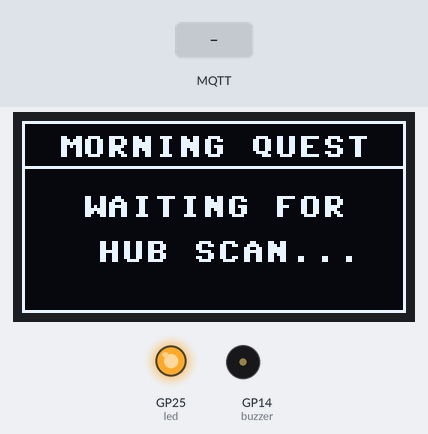
Simulated run of this program. Board: Raspberry Pi Pico running MicroPython. Parts: 128×64 one-colour display, output pins drawn as LEDs (lit = HIGH), buzzer (waves = sounding). The inputs (shaded band) are chosen by the test bench. WiFi joins after 1.5 s; no MQTT or app messages arrive unless stated; library files of the repository ran but are not shown: sh1107.py; pins used as bus, display or sensor lines are not drawn; what the program prints to the serial console is not drawn.

Above: at 2.9 s.
3.0 s: MQTT message "START" arrives on the first subscribed topic
At 3.9 s:
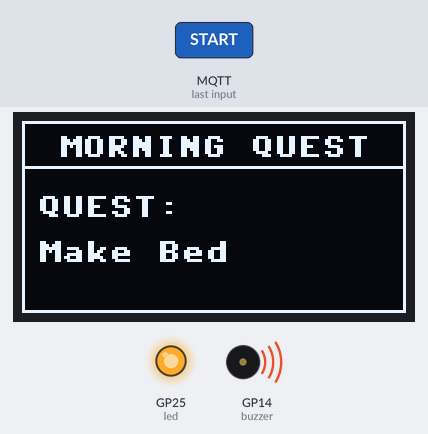
4.7 s: MQTT message "NEXT" arrives on the first subscribed topic
At 6.0 s:
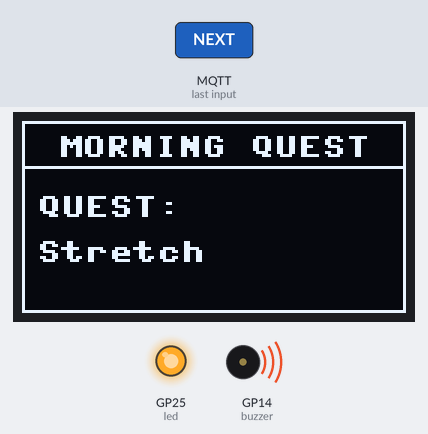
7.7 s: MQTT message "NEXT" arrives on the first subscribed topic
At 7.99 s:
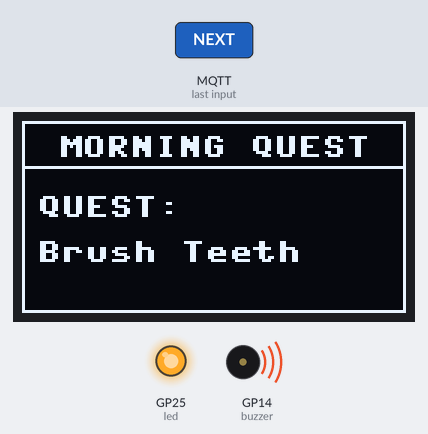
10.2 s: MQTT message "NEXT" arrives on the first subscribed topic
At 12.08 s:
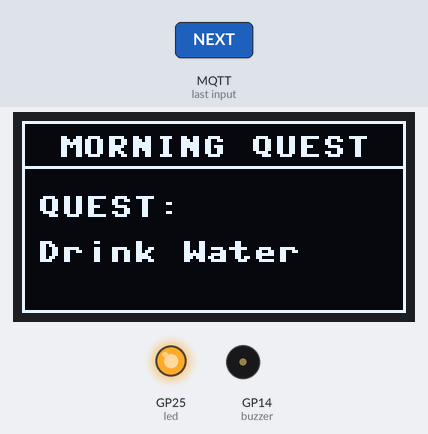
12.1 s: MQTT message "NEXT" arrives on the first subscribed topic
At 12.36 s:
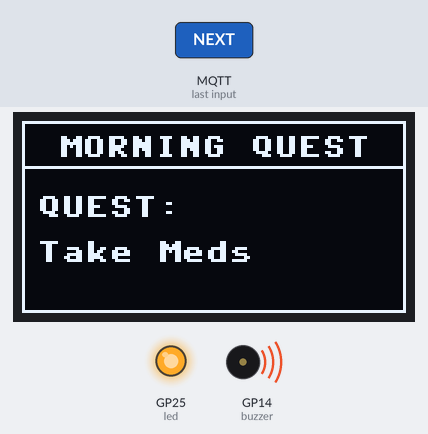
Timing chart, 0 to 15.5 s (numbered marks = the images above; inputs shaded):
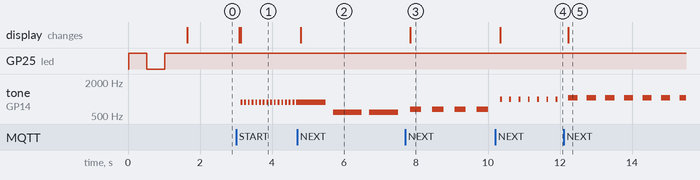

Measured:
- after the input at 3.0 s, tone on GP14 (buzzer): alternates 880 Hz for 0.05 s and silent for 0.05 s, starting after 0.13 s; the display: first changes after 0.09 s (image 1 shows a later state)
- after the input at 4.7 s, tone on GP14 (buzzer): alternates 587 Hz for 0.80 s and silent for 0.21 s, starting after 0.79 s; the display: changes after 0.10 s (image 2)
- after the input at 7.7 s, tone on GP14 (buzzer): alternates 659 Hz for 0.31 s and silent for 0.31 s, starting after 0.14 s; the display: changes after 0.14 s (image 3)
- after the input at 10.2 s, tone on GP14 (buzzer): alternates 988 Hz for 0.05 s and silent for 0.21 s, starting after 0.14 s; the display: changes after 0.14 s (image 4)
- after the input at 12.1 s, tone on GP14 (buzzer): alternates 1047 Hz for 0.26 s and silent for 0.26 s, starting after 0.13 s; the display: changes after 0.13 s (image 5)

The program:

Bracelet.py
```python
import network
import time
import machine
from sh1107 import OLED_1inch3
from umqtt.simple import MQTTClient

WIFI_SSID = "Human 4.0"
WIFI_PASS = "farid021204"
MQTT_BROKER = "172.20.10.3"
CLIENT_ID = "NudgeLoop_Bracelet"
TOPIC_SUB = b"nudgeloop/routine"

# --- HARDWARE SETUP ---
led = machine.Pin("LED", machine.Pin.OUT)

buzzer = machine.PWM(machine.Pin(14))
buzzer.duty_u16(0)


OLED = OLED_1inch3()

# --- TASK & EARCON ---
tasks = [
    {"name": "Make Bed",      "on": 50,  "off": 50,  "freq": 880},
    {"name": "Stretch",    "on": 800, "off": 200, "freq": 587},
    {"name": "Brush Teeth",     "on": 300, "off": 300, "freq": 659},
    {"name": "Drink Water",       "on": 50,  "off": 200, "freq": 988},
    {"name": "Take Meds",     "on": 250, "off": 250, "freq": 1047}
]

idx = 0
active_audio = False
is_beeping = False
last_toggle_time = time.ticks_ms()

# --- FUNCTIONS ---

def refresh_display(i):
    OLED.fill(0x0000)
    OLED.rect(0, 0, 128, 64, OLED.white)
    OLED.text("MORNING QUEST", 12, 5, OLED.white)
    OLED.line(0, 15, 128, 15, OLED.white)
    if active_audio:
        OLED.text("QUEST:", 5, 25, OLED.white)
        OLED.text(tasks[i]["name"], 5, 40, OLED.white)
    else:
        OLED.text("WAITING FOR", 20, 25, OLED.white)
        OLED.text("HUB SCAN...", 25, 40, OLED.white)
    OLED.show()

def update_buzzer():
    global last_toggle_time, is_beeping

    if not active_audio:
        buzzer.duty_u16(0)
        return

    current_task = tasks[idx]
    now = time.ticks_ms()
    wait_time = current_task["on"] if is_beeping else current_task["off"]

    if time.ticks_diff(now, last_toggle_time) > wait_time:
        is_beeping = not is_beeping
        last_toggle_time = now

        if is_beeping:
            buzzer.freq(current_task["freq"])
            buzzer.duty_u16(2000)
        else:
            buzzer.duty_u16(0)

def sub_cb(topic, msg):
    global idx, active_audio
    print(f"Hub Message: {msg}")

    if msg == b"START":
        active_audio = True
        idx = 0
        refresh_display(idx)

    elif msg == b"NEXT":
        if active_audio:
            idx = (idx + 1) % len(tasks)
            print(f"Moving to: {tasks[idx]['name']}")
            refresh_display(idx)

    elif msg == b"STOP":
        active_audio = False
        print("Routine STOP.")
        refresh_display(idx)

# --- NETWORK SETUP ---
def connect_wifi():
    wlan = network.WLAN(network.STA_IF)
    wlan.active(True)
    wlan.connect(WIFI_SSID, WIFI_PASS)
    while not wlan.isconnected():
        led.toggle()
        time.sleep(0.5)
    led.on()
    print("WiFi Connected:", wlan.ifconfig()[0])

# --- MAIN ---
connect_wifi()
refresh_display(idx)

client = MQTTClient(CLIENT_ID, MQTT_BROKER, keepalive=3000)
client.set_callback(sub_cb)

try:
    client.connect()
    client.subscribe(TOPIC_SUB)
    print("Bridge Active.")

    while True:
        client.check_msg()
        update_buzzer()
        time.sleep(0.01)

except Exception as e:
    print("Error:", e)
    buzzer.duty_u16(0)
```
